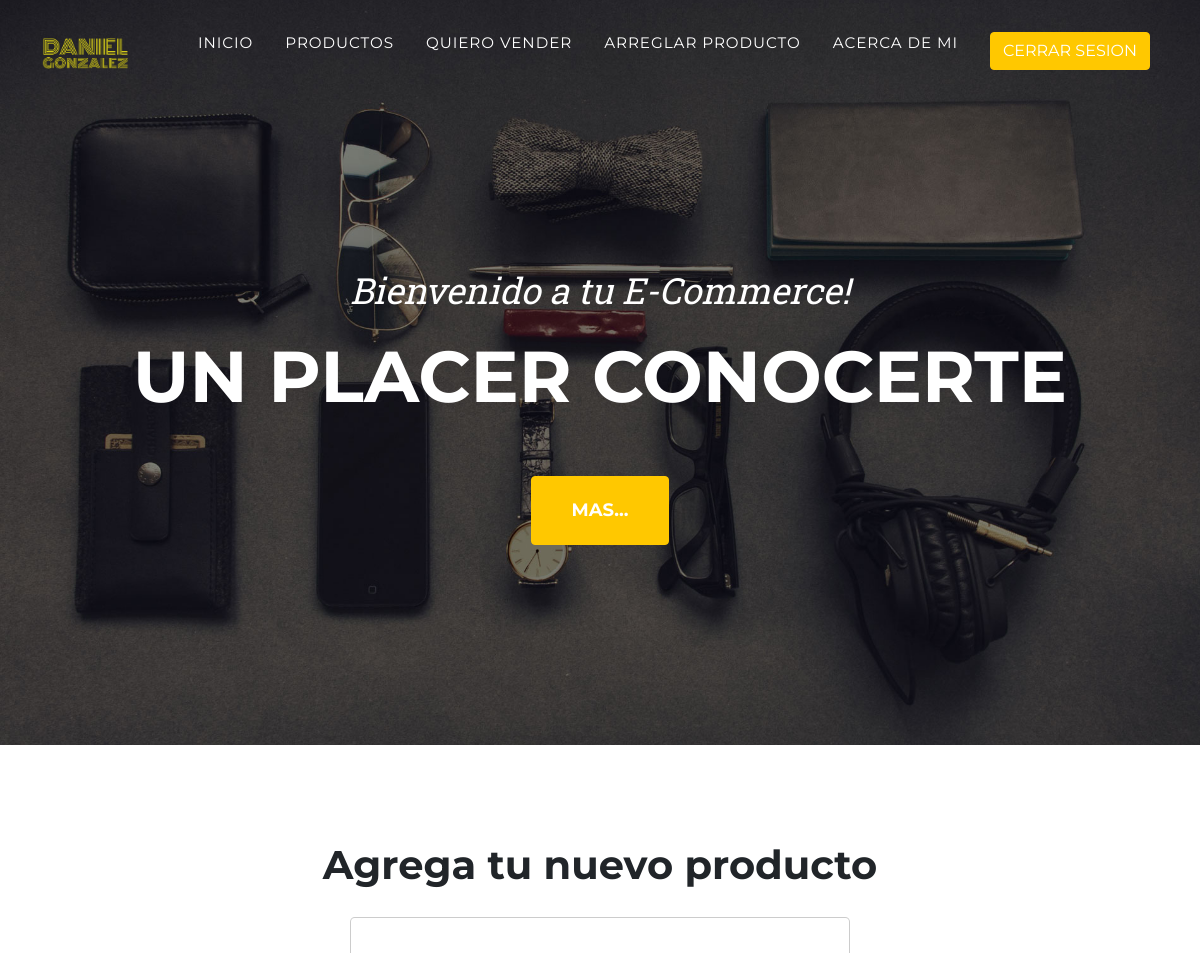
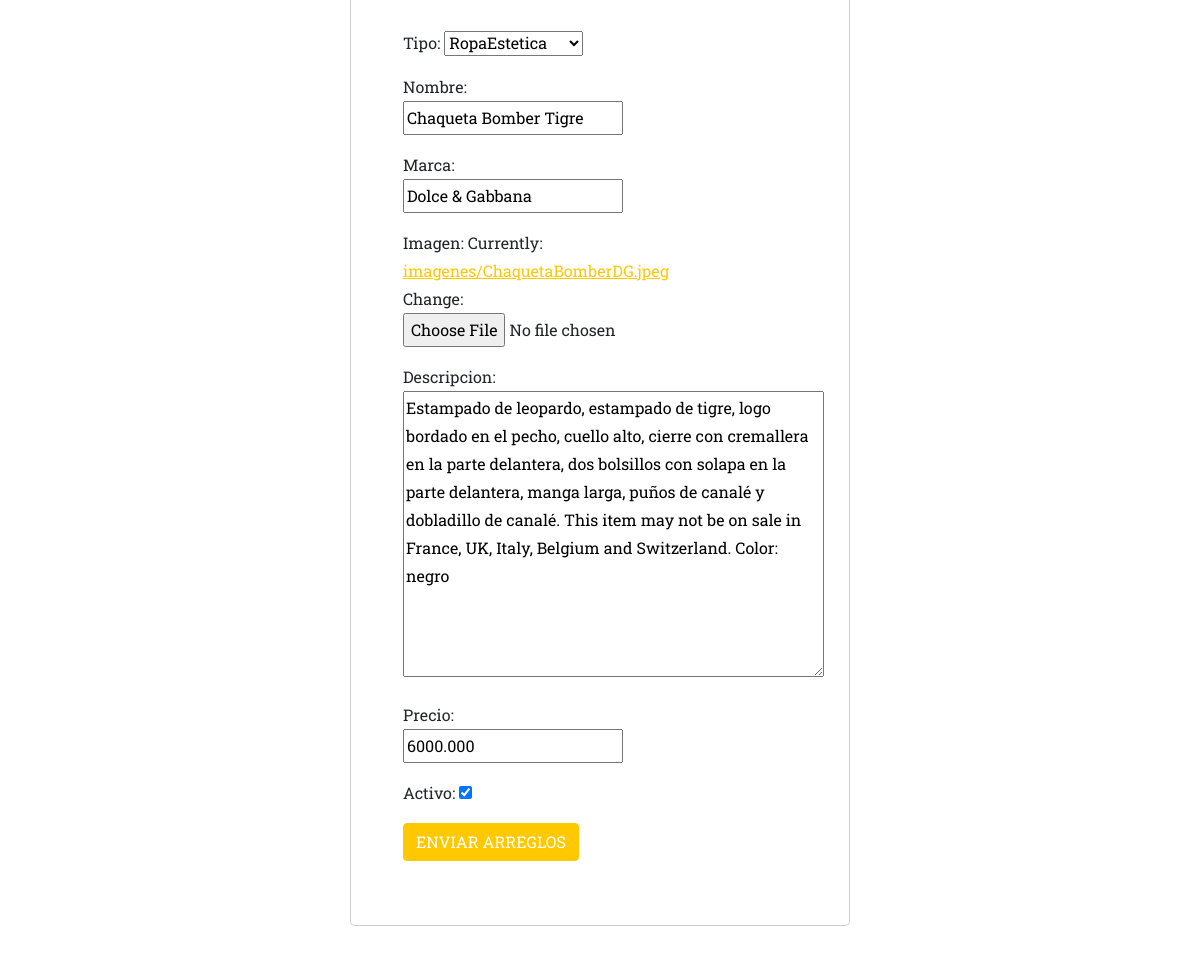
/MiApp/ropaesteticaEdicion/20/, run on the app's committed database (2 pictures, top to bottom).
### MiApp/models.py (models this page shows, shortened)
class Producto(models.Model):
    tipo = models.CharField(max_length=40, choices=productoOpcion, default='Opcion')
    nombre = models.CharField(max_length=40)
    marca = models.CharField(max_length=40)
    imagen = models.ImageField(null=False, blank=False, upload_to="imagenes/")
    descripcion = models.TextField(max_length=1000)
    precio = models.DecimalField(max_digits=15,decimal_places=3,default=0.0)
    activo = models.BooleanField(default=True)

### MiApp/views.py (the view)
# urls.py: path('ropaesteticaEdicion/<int:pk>/', views.RopaEsteticaUpdate.as_view(), name='editar_ropaestetica'),
class RopaEsteticaUpdate(UpdateView):
    model = Producto
    form_class = ProductoForm
    success_url = reverse_lazy('ropaesteticas')
    context_object_name = 'ropaestetica'
    template_name = 'MiApp/ropaesteticaEdicion.html'

### MiApp/forms.py
class ProductoForm(forms.ModelForm):
    class Meta:
        model = Producto
        fields = ['tipo', 'nombre', 'marca', 'imagen', 'descripcion', 'precio', 'activo']

### MiApp/templates/MiApp/ropaesteticaEdicion.html (shortened to what this page needs)
<!DOCTYPE html>
<html lang="es">
    <head>
        {% load static %}
        <link href="{% static 'MiApp/css/styles.css' %}" rel="stylesheet" />
    </head>
    <body id="page-top">
        <nav class="navbar navbar-expand-lg navbar-dark fixed-top" id="mainNav">
            <div class="container">
                <a class="navbar-brand" href="#page-top"><img src="{% static 'MiApp/assets/img/LOGO.png' %}" alt="..." /></a>
                <div class="collapse navbar-collapse" id="navbarResponsive">
                    <ul class="navbar-nav text-uppercase ms-auto py-4 py-lg-0">
                        <li class="nav-item"><a class="nav-link" href="{% url 'Inicio' %}">Inicio</a></li>
                        <li class="nav-item"><a class="nav-link" href="#portfolio">Productos</a></li>
                        <li class="nav-item"><a class="nav-link" href="{% url 'QuieroVender' %}">Quiero Vender</a></li>
                        <li class="nav-item"><a class="nav-link" href="{% url 'List' %}">Arreglar Producto</a></li>
                        <li class="nav-item"><a class="nav-link" href="{% url 'About' %}">Acerca de Mi</a></li>
                        <li class="nav-item"><a class="nav-link" href="{% url 'Logout' %}"><button type="submit" id="submit" class="btn btn-primary btn-xs text-uppercase" data-bs-dismiss="modal" type="button">Cerrar sesion</button></a></li>
                    </ul>
                </div>
            </div>
        </nav>
        <header class="masthead">
            <div class="container">
                <div class="masthead-subheading">Bienvenido a tu E-Commerce!</div>
                <div class="masthead-heading text-uppercase">Un placer conocerte</div>
                <a class="btn btn-primary btn-xl text-uppercase" href="#services">Mas...</a>
            </div>
        </header>
        <section class="page-section" id="services">
            <h1 class="text-center">Agrega tu nuevo producto</h1>
            <div class="modal-dialog">
                <div class="modal-content">
                    <div class="container">
                        <div class="row justify-content-left">
                            <div class="col-lg-8">
                                <div class="modal-body">
                                    <div class="container">
                 					<div class="form-group">
        							<form method="post" enctype="multipart/form-data">
                                        <br>
                                        <br>
            							{{ form.as_p }}
            						<button type="submit" id="submit" class="btn btn-primary btn-l text-uppercase" data-bs-dismiss="modal" type="button">
                                        		Enviar Arreglos
                                    		</button>
        							</form>
    							    </div>
						            </div>
                                    <br>
                                    <br>
                                </div>
                            </div>
                        </div>
                    </div>
                </div>
            </div>
        </section>
    </body>
</html>

### data on the page
Producto: tipo "RopaEstetica", nombre "Chaqueta Bomber Tigre", marca "Dolce & Gabbana", descripcion "Estampado de leopardo, estampado de tigre, logo bordado en el pecho, cuello alto, cierre con cremallera en la parte delantera, dos bolsillos con solapa en la parte delantera, manga larga, puños de canalé y dobladillo de canalé. This item may not be on sale in France, UK, Italy, Belgium and Switzerland. Color: negro", precio "6000.000", activo "☑"
